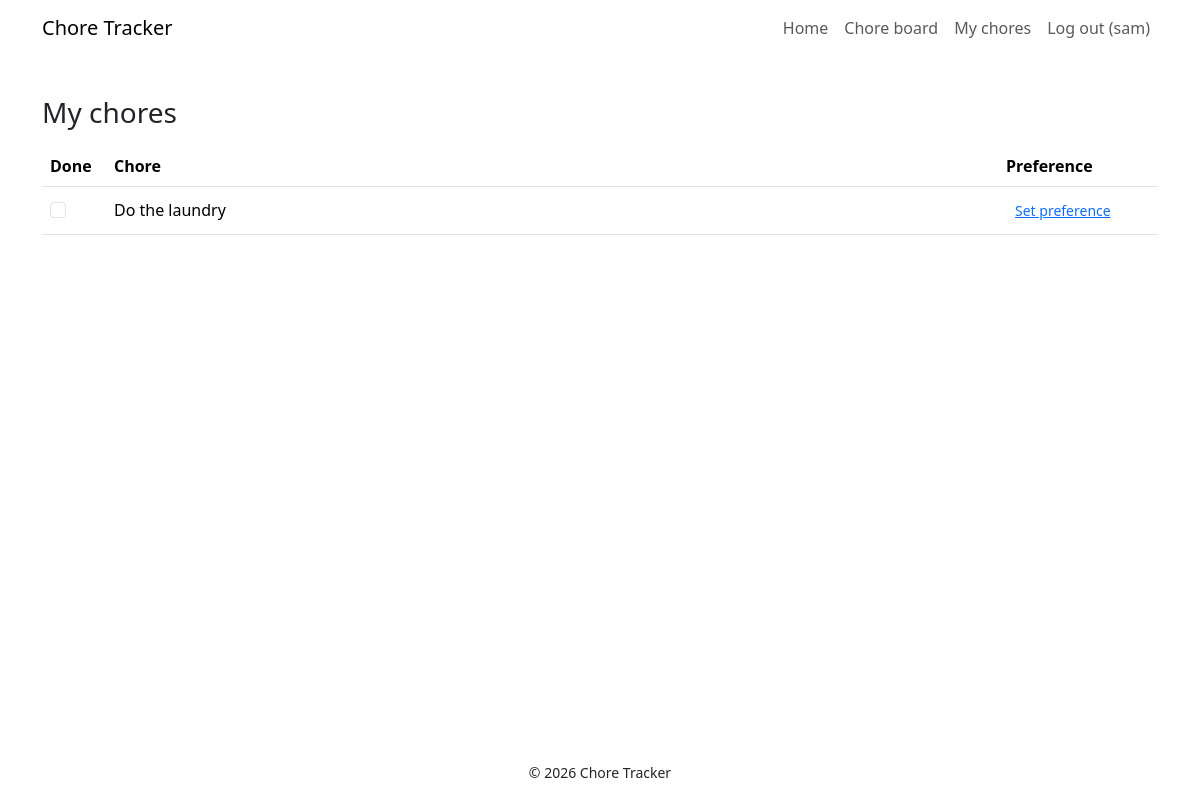
Before: /mychores (signed in) with the older database file.
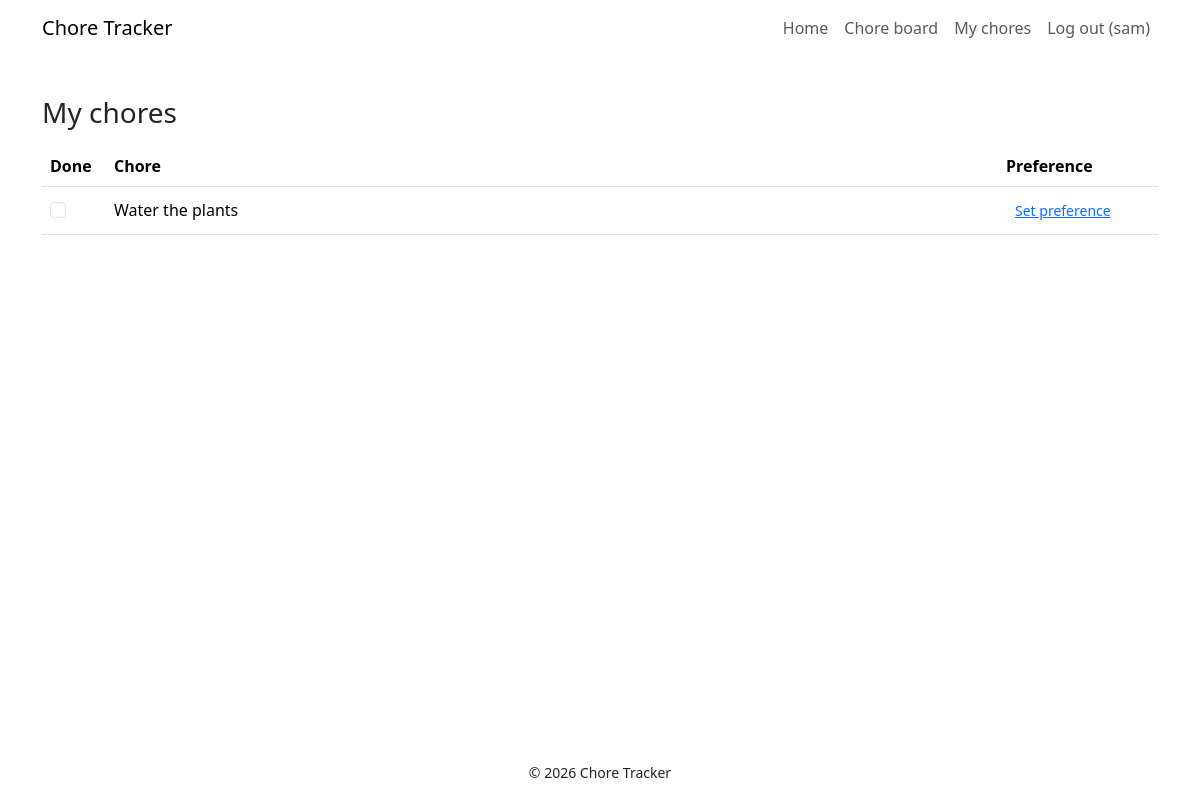
After: the same page with the newer database file.
### app.py (models this page shows)
class Chore(db.Model):
    id = db.Column(db.Integer, primary_key=True)
    title = db.Column(db.String(100), nullable=False)
    done = db.Column(db.Boolean, default=False, nullable=False)
    assignee_id = db.Column(db.Integer, db.ForeignKey("user.id"), nullable=True)
    assignee = db.relationship("User")

### app.py (the view)
@app.route("/mychores")
@login_required
def mychores():
    mine = (Chore.query.filter_by(assignee_id=session["user_id"])
            .order_by(Chore.done, Chore.id).all())  # unfinished first
    preferences = {
        preference.chore_id: preference.dislike
        for preference in Preference.query.filter_by(user_id=session["user_id"]).all()
    }
    return render_template("mychores.html", chores=mine, preferences=preferences)

### app.py (called while the page is built)
@app.context_processor
def inject_globals():
    return {"app_name": APP_NAME}

def login_required(view):
    @wraps(view)
    def wrapped(*args, **kwargs):
        if "user_id" not in session:
            flash("Please log in to see your chores.", "warning")
            return redirect(url_for("login"))
        return view(*args, **kwargs)
    return wrapped

### templates/mychores.html (shortened to what this page needs)
{% extends "base.html" %}
{% block content %}
<div class="container py-4">
  <h1 class="h3 mb-3">My chores</h1>
  {% if chores %}
    <table class="table align-middle">
      <thead>
        <tr>
          <th scope="col" style="width: 4rem">Done</th>
          <th scope="col">Chore</th>
          <th scope="col" style="width: 10rem">Preference</th>
        </tr>
      </thead>
      <tbody>
        {% for chore in chores %}
        <tr>
          <td>
            <input class="form-check-input done-toggle" type="checkbox"
                   id="done-{{ chore.id }}" data-id="{{ chore.id }}" {{ 'checked' if chore.done }}>
          </td>
          <td>
            <button class="chore-preference-button preference-open {{ 'text-decoration-line-through text-muted' if chore.done }}"
                    type="button" data-bs-toggle="modal" data-bs-target="#preferenceModal"
                    data-chore-id="{{ chore.id }}" data-chore-title="{{ chore.title }}"
                    data-dislike="{{ preferences.get(chore.id, 3) }}">
              {{ chore.title }}
            </button>
          </td>
          <td>
            {% set dislike = preferences.get(chore.id) %}
            {% if dislike %}
              <button class="preference-value preference-color-{{ dislike }} preference-open"
                      type="button" data-bs-toggle="modal" data-bs-target="#preferenceModal"
                      data-chore-id="{{ chore.id }}" data-chore-title="{{ chore.title }}"
                      data-dislike="{{ dislike }}" aria-label="Rate dislike for {{ chore.title }}">
                {{ dislike }} / 5
              </button>
            {% else %}
              <button class="btn btn-link btn-sm preference-open" type="button"
                      data-bs-toggle="modal" data-bs-target="#preferenceModal"
                      data-chore-id="{{ chore.id }}" data-chore-title="{{ chore.title }}"
                      data-dislike="3">Set preference</button>
            {% endif %}
          </td>
        </tr>
        {% endfor %}
      </tbody>
    </table>
  {% else %}
    <p>No chores assigned to you yet. Grab one from the <a href="{{ url_for('chores') }}">chore board</a>.</p>
  {% endif %}
</div>
{% endblock %}

Changed rows visible on the page:
no longer on this page (row edited): Chore: title "Do the laundry"
added Chore: title "Water the plants"
